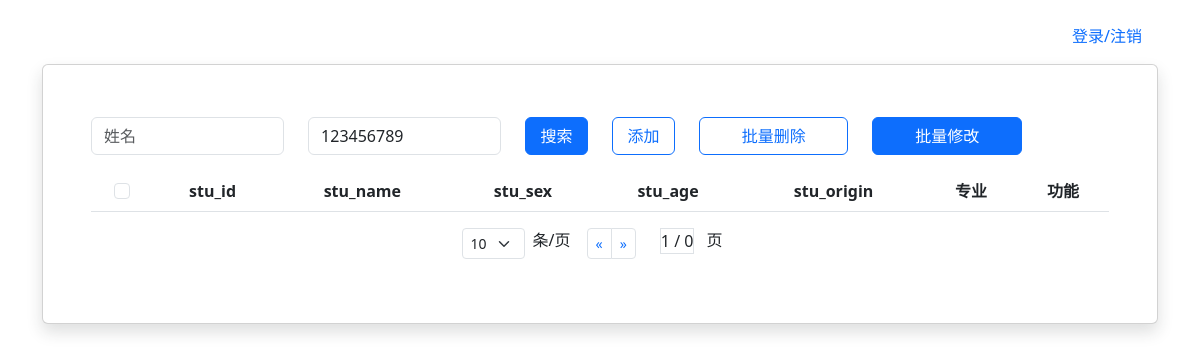
The app's page /?stu_id=123456789 (signed in), older data.
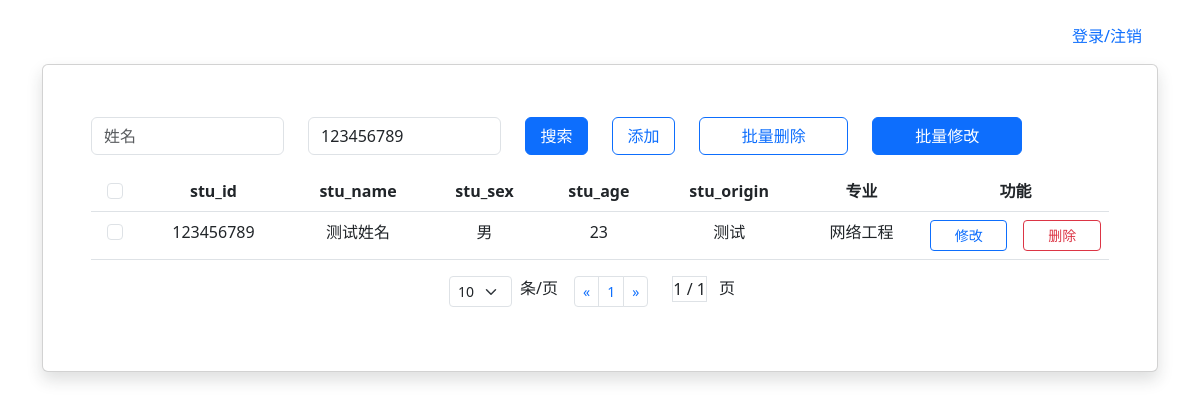
The same page, newer data.
### tables this page shows
CREATE TABLE student_info(
        stu_id INT PRIMARY KEY     NOT NULL,
        stu_name       VARCHAR(50) NOT NULL,
        stu_sex        CHAR(2)     NOT NULL,
        stu_age        INT         NOT NULL,
        stu_origin     VARCHAR(50) NOT NULL,
        stu_profession_id int NOT NULL
        );

CREATE TABLE stu_profession(
        stu_profession_id INTEGER PRIMARY KEY,
        stu_profession    VARCHAR(50) NOT NULL
        );

### main.py (the view)
@app.get("/")
def index():
    if not validate_login():
        flash("请先登录", category="danger")
        return render_template("login.html")
    tablename = "student_info"
    where_str = []
    sql = (
        "SELECT s.stu_id,s.stu_name,s.stu_sex,s.stu_age,s.stu_origin,p.stu_profession FROM student_info s INNER JOIN stu_profession p "
        "on s.stu_profession_id=p.stu_profession_id"
    )
    log.debug("request.args: %s", dict_str(request.args))
    page_size = 10
    current_page = 1
    if "page_size" in request.args and not (
        request.args["page_size"] == ""
        or request.args["page_size"] is None
        or request.args["page_size"] == " "
    ):
        page_size = request.args["page_size"]
        page_size = int(page_size)
        log.debug(f"page_size被改为非默认值 {page_size}")
    if "current_page" in request.args and not (
        request.args["current_page"] == ""
        or request.args["current_page"] is None
        or request.args["current_page"] == " "
    ):
        current_page = request.args["current_page"]
        current_page = int(current_page)
        log.debug(f"current_page被改为非默认值 {current_page}")
    for key in request.args:
        if (
            key in stu_table_fieldname
            and request.args[key] != None
            and request.args[key] != ""
        ):
            where_str.append(f"{key} like '%{request.args[key]}%'")
    if len(where_str) > 0:
        sql = sql + " where " + " and ".join(where_str)
    log.debug(f"将要执行sql: {sql}")
    result = dbf.do(sql)
    total_size = len(result)
    if total_size > page_size:
        result = result[(current_page - 1) * page_size : current_page * page_size]
    fields = dbf.get_fields(tablename)
    fields = fields[: len(fields) - 1]
    fields.append("专业")
    return render_template(
        "show1.html",
        datas=result,
        fields=fields,
        total_page=math.ceil(total_size / page_size),
        page_size=page_size,
        current_page=current_page,
        stu_name=request.args.get("stu_name", ""),
        stu_id=request.args.get("stu_id", ""),
        all_radios_value=request.args.get("all-radios-value", ""),
    )

### DBFactory.py (called while the page is built)
    def do(self, sql, *value):
        self.cur.execute(sql, value)
        self.conn.commit()
        return self.cur.fetchall()

    def get_fields(self, table_name):
        sql = f"PRAGMA table_info({table_name})"
        fields = [feild[1] for feild in self.do(sql)]
        return fields

### main.py (called while the page is built)
def validate_login():
    return "userid" in session

def dict_str(dict):
    return "{" + ", ".join(f"{k}={dict[k]}" for k in dict) + "}"

### templates/show1.html (shortened to what this page needs)
<!DOCTYPE html>
<html lang="en">
<head>
    <link
            href="/static/bootstrap/5.3.0/css/bootstrap.min.css"
            rel="stylesheet"
    />
</head>
<body>
<div class="container">
    <form onsubmit="return false">
        <div class="row mt-3 mb-2">
            <ul class="nav justify-content-end">
                <li class="nav-item">
                    <a class="nav-link" href="/login">登录/注销</a>
                </li>
            </ul>
        </div>
        <div class="card shadow p-5">
            <div class="row mt-1 mb-3">
                <div class="col-6">
                    <div class="row">
                        <div class="col-5">
                            <input
                                    type="text"
                                    name="stu_name"
                                    class="form-control"
                                    placeholder="姓名"
                                    value="{{ stu_name | default('') }}"
                            />
                        </div>
                        <div class="col-5">
                            <input
                                    type="text"
                                    name="stu_id"
                                    class="form-control"
                                    placeholder="学号"
                                    value="{{ stu_id | default('') }}"
                            />
                        </div>
                        <div
                                class="col-2 d-flex justify-content-center align-items-center"
                        >
                            <button
                                    value="查询"
                                    class="btn btn-primary w-100"
                                    onclick="All()"
                            >
                                搜索
                            </button>
                        </div>
                    </div>
                </div>
                <div class="col-1">
                    <a class="btn btn-outline-primary w-100" href="/add">添加</a>
                </div>
                <div class="col-2">
                    <button class="btn btn-outline-primary w-100" onclick="All('dels')">批量删除
                    </button>
                </div>
                <div class="col-2">
                    <button type="button" class="btn btn-primary w-100" data-bs-toggle="modal"
                            data-bs-target="#exampleModal">
                        批量修改
                    </button>
                </div>
            </div>
            <div class="row">
                <div class="table-responsive">
                <table class="table table-hover text-center">
                    <thead>
                    <tr>
                        <th>
                            <input
                                    class="form-check-input"
                                    type="checkbox"
                                    value=""
                                    id="all-radios"
                                    name="all-radios"
                            />
                        </th>
                        {% for a in fields %}
                            <th>{{ a }}</th>
                        {% endfor %}
                        <th colspan="2">功能</th>
                    </tr>
                    </thead>
                    <tbody>
                    {% for item in datas %}
                        <tr>
                            <td>
                                <input
                                        class="form-check-input"
                                        type="checkbox"
                                        value="{{ item[0] }}"
                                        id="{{ item[0] }}"
                                />
                            </td>
                            {% for a in item %}
                                <td>{{ a }}</td>
                            {% endfor %}
                            <td>
                                <a
                                        class="btn btn-outline-primary btn-sm w-100"
                                        href="/update?id={{ item[0] }}"
                                >修改</a
                                >
                            </td>
                            <td>
                                <a
                                        class="btn btn btn-outline-danger btn-sm w-100"
                                        href="/del2/{{ item[0] }}"
                                >删除</a
                                >
                            </td>
                        </tr>
                    {% endfor %}
                    </tbody>
                </table>
                </div>
            </div>
            <div class="d-flex justify-content-center">
                <div>
                    <select class="form-select form-select-sm " aria-label=".form-select-sm example" name="page_size"
                            id="page_size" onchange="All()">
                        <option value="10" {% if page_size == 10 %}selected{% endif %}>10</option>
                    </select>
                </div>
                <div class="ms-2 me-3">
                    <label for="page-select">条/页</label>
                </div>
                <div>
                    <nav>
                        <ul class="pagination pagination-sm ">
                            <li class="page-item">
                                <a class="page-link" href="#" aria-label="Previous"
                                   data-page="{{ current_page - 1  if (current_page - 1) > 0 else 1 }}">
                                    <span aria-hidden="true">&laquo;</span>
                                </a>
                            </li>
                            {% for i in range(1,total_page + 1) %}
                                <li class="page-item"><a class="page-link" href="#" data-page="{{ i }}">{{ i }}</a></li>
                            {% endfor %}
                            <li class="page-item">
                                <a class="page-link" href="#" aria-label="Next"
                                   data-page="{{ current_page + 1 if (current_page + 1) <= total_page else total_page }}">
                                    <span aria-hidden="true">&raquo;</span>
                                </a>
                            </li>
                        </ul>
                    </nav>
                </div>
                <div class="ms-4 me-2">
                    <div class="border border-1">{{ current_page }} / {{ total_page }}</div>
                </div>
                <div class="ms-1 me-3">
                    <div>页</div>
                </div>
            </div>
        </div>
    </form>
</div>
</body>
</html>

Row changes from the older to the newer data that the page shows:
added student_info: stu_id "123456789", stu_name "测试姓名", item "男" "23", stu_origin "测试"
now on this page (row unchanged): stu_profession: stu_profession "网络工程"
Text that changed along with them:
{{ total_page }}: "0" → "1"
new list line: "1"
